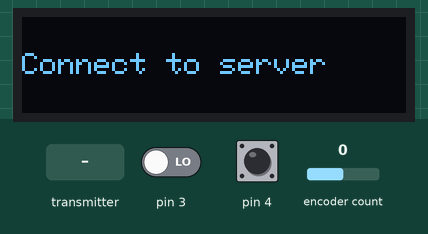
Bench run of a sketch on a simulated Arduino Uno, built with avr-gcc and run on an emulated ATmega328P. Shown: 128×32 one-colour display. The inputs (shaded band) are chosen by the test bench; at power-on: pin 4 HIGH, encoder count 0, pin 3 LOW. The display library's start-up logo is not drawn; no radio packets arrive unless stated.

Above: at 2.9 s.
3.0 s: the transmitter starts sending server_data.1 = 256
At 3.2 s:
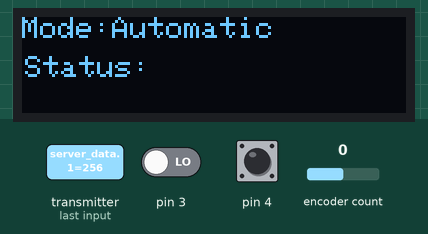
5.4 s: pin 4 pulled LOW for 1.25 s
At 6.88 s:
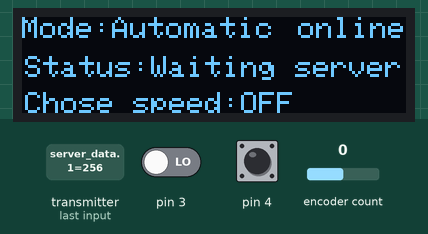
8.5 s: encoder count set to 1
At 8.99 s:
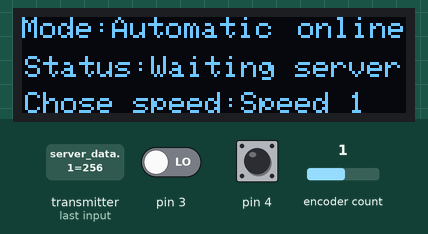
10.7 s: the transmitter starts sending server_data.1 = 0
At 11.53 s:
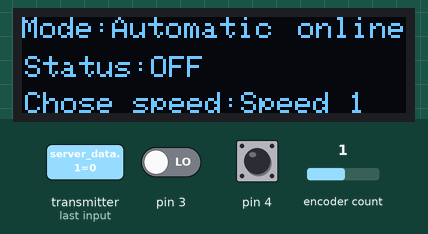
13.1 s: encoder count set to 0
At 13.61 s:
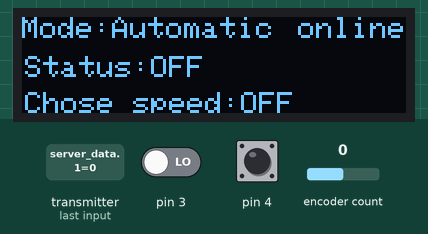
15.2 s: pin 4 pulled LOW for 1.25 s
At 16.91 s:
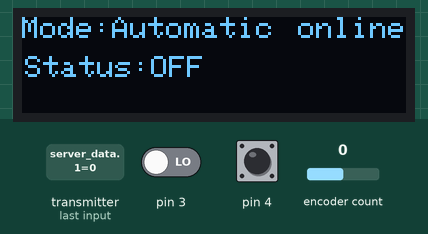

The sketch:

Remote_controller.ino
```cpp
#define CLK 2
#define DT 3
#define SW 4
#define SCREEN_WIDTH 128
#define SCREEN_HEIGHT 32
#define OLED_RESET -1


//Biblio oled display
#include <Adafruit_GFX.h>
#include <Adafruit_SSD1306.h>
#include <Wire.h>
//
#include <SPI.h>
// Biblio radio
#include <nRF24L01.h>
#include <RF24.h>
//Biblio encoder
#include <GyverEncoder.h>

Encoder enc(CLK, DT, SW);
Adafruit_SSD1306 display(SCREEN_WIDTH, SCREEN_HEIGHT, &Wire, OLED_RESET);
RF24 radio(9, 10);

uint8_t pipe;
int server_data[3], remote_data[3];
int sp = 0, connect_in_server=0, cs=0, online=0;
String current_sstatus, chose_speed, mode;

void setup() {
    //Serial.begin(9600);
    remote_data[0]=0;
    remote_data[1]=0;
    remote_data[2]=0;
    server_data[0]=0;
    server_data[1]=0;
    server_data[2]=0;
    display.begin(SSD1306_SWITCHCAPVCC, 0x3c);
    display.display();
    radio.begin();
    radio.setChannel(5);
    radio.setDataRate(RF24_250KBPS);
    radio.setPALevel(RF24_PA_MAX);
    radio.openReadingPipe(1, 111156789);
    radio.startListening();
    enc.setType(TYPE2);
    attachInterrupt(0, encoder, CHANGE);
    attachInterrupt(1, encoder, CHANGE);
    connect_server();
}


void encoder(){
    enc.tick();
    if (enc.isTurn() and remote_data[0] == 1) {
        if (enc.isRight()) sp++;
        if (enc.isLeft()) sp--;
        check_sp();
    }
    if (enc.isClick() and remote_data[0] == 1) {remote_data[1]=sp;server_data[1]=6;}
}

void isr(){
    enc.tick();
    if (enc.isTurn() and remote_data[0] == 1) {
        if (enc.isRight()) sp++;
        if (enc.isLeft()) sp--;
        check_sp();
    }
    if (enc.isClick() and remote_data[0] == 1) {remote_data[1]=sp;server_data[1]=6;}
    if (enc.isHolded()) {
        if (remote_data[0]==0){remote_data[0]=1;server_data[1]=6;}
        else {remote_data[0]=0;server_data[1]=6;}
    }
    print_display();
}

void online_blink(){
    isr();
    delay(150);
    online=0;
    print_display();
    isr();
    delay(150);
    online=1;
    print_display();
}

void connect_server() {
    while (connect_in_server == 0) {
        display.clearDisplay();
        display.display();
        delay(500);
        display.setTextSize(1);
        display.setTextColor(WHITE);
        display.setCursor(0,12);
        display.println("Connect to server");
        display.display();
        delay(500);
        if (radio.available(&pipe)) {
            radio.read(&server_data, sizeof(server_data));
            remote_data[0]=server_data[0];
            remote_data[1]=server_data[1];
            remote_data[2]=1;
            connect_in_server=1;
            cs=0;
        }
    }
    print_display();
}

void print_display() {
//---------------------------------
    switch (server_data[0]){
        case 0:
            mode="Automatic";
            break;
        case 1:
            mode="User";
            break;
    }
//---------------------------------
    switch (server_data[1]){
        case 0:
            current_sstatus="OFF";
            break;
        case 1:
            current_sstatus="Speed 1";
            break;
        case 2:
            current_sstatus="Speed 2";
            break;
        case 3:
            current_sstatus="Speed 3";
            break;
        case 4:
            current_sstatus="Speed 4";
            break;
        case 5:
            current_sstatus="Speed MAX";
            break;
        case 6:
            current_sstatus="Waiting server";
            break;
    }
//---------------------------------
    switch (sp){
        case 0:
            chose_speed="OFF";
            break;
        case 1:
            chose_speed="Speed 1";
            break;
        case 2:
            chose_speed="Speed 2";
            break;
        case 3:
            chose_speed="Speed 3";
            break;
        case 4:
            chose_speed="Speed 4";
            break;
        case 5:
            chose_speed="Speed MAX";
            break;
    }
//---------------------------------
    display.clearDisplay();
    display.setTextSize(1);
    display.setTextColor(WHITE);
    display.setCursor(0, 0);
    display.print("Mode:" + mode);
    if (online==1){
        display.setCursor(92, 0);
        display.print("online");
    }else{
        display.setCursor(92, 0);
        display.print("      ");
    }
    display.setCursor(1, 13);
    display.print("Status:" + current_sstatus);
    if (remote_data[0]==1){
        display.setCursor(1, 25);
        display.print("Chose speed:" + chose_speed);
    }
    display.display();
}

void check_sp() {
    if (sp <= 0) {
        sp = 0;
        return;
    }
    if (sp >= 5) {
        sp = 5;
        return;
    }
}

void user_mode(){
    cs=0;
    while (remote_data[0]==1 or remote_data[0]!=server_data[0]) {
        online_blink();
        isr();
        if (remote_data[0]!=server_data[0] or remote_data[1]!=server_data[1] or remote_data[2]!=server_data[2]){
            radio.stopListening();
            radio.openWritingPipe(0xF0F1F2F322LL);
            radio.write(&remote_data, sizeof(remote_data));
            radio.startListening();
        }
        if (radio.available(&pipe)) {
            radio.read(&server_data, sizeof(server_data));
            cs=0;
            print_display();
        }
        cs++;
        if (cs>100) {
            connect_in_server=0;
            connect_server();
        }
    }
}


void loop() {
    isr();
    online_blink();
    if (remote_data[0]==1 and remote_data[2]==server_data[2]){user_mode();}
    if (remote_data[2]!=server_data[2]){
        radio.stopListening();
        radio.openWritingPipe(0xF0F1F2F322LL);
        radio.write(&remote_data, sizeof(remote_data));
        radio.startListening();
    }

    if (radio.available(&pipe)) {
        radio.read(&server_data, sizeof(server_data));
        cs=0;
    }
    print_display();
    cs++;
    if (cs>100) {connect_in_server=0; connect_server();}

}
```

Measured:
- after the input at 3.0 s, the display: changes after 0.16 s (image 1)
- after the input at 5.4 s, the display: first differs from a run without the input after 1.0 s (image 2)
- after the input at 8.5 s, the display: first changes after 0.20 s (image 3 shows a later state)
- after the input at 13.1 s, the display: changes at once (image 5)
- after the input at 15.2 s, the display: first differs from a run without the input after 1.0 s (image 6 shows a later state)
